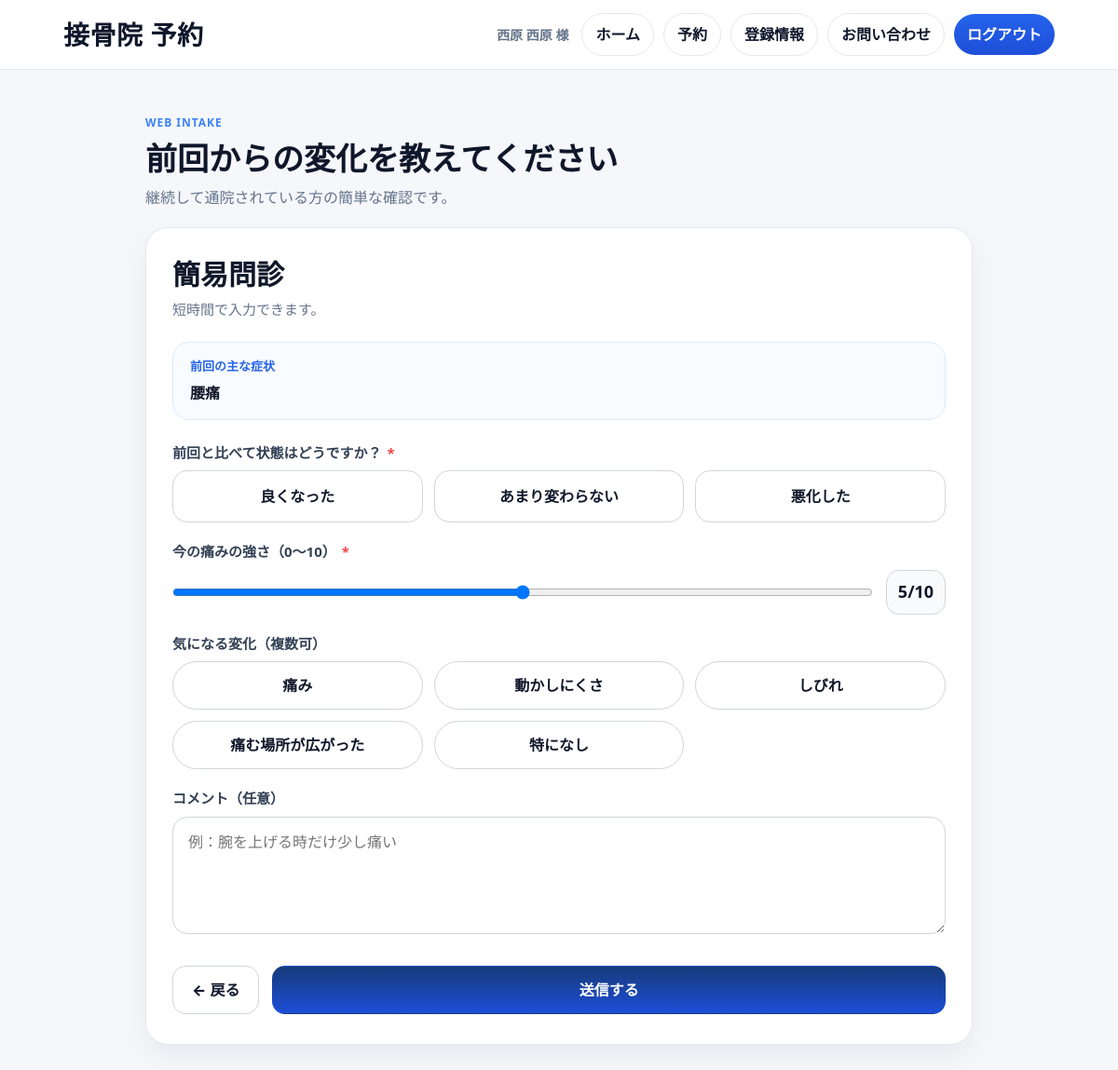
Screenshot of /intakes/appointment/10/followup/ (signed in) with the database file from the repository.
### apps/accounts/models.py (models this page shows)
class User(AbstractUser):
    class Role(models.TextChoices):
        ADMIN = "admin", "管理者"
        RECEPTION = "reception", "受付"
        PRACTITIONER = "practitioner", "施術者"
        PATIENT = "patient", "患者"
    clinic = models.ForeignKey(
        "clinics.Clinic",
        on_delete=models.CASCADE,
        null=True,
        blank=True,
        related_name="users",
    )
    role = models.CharField(
        max_length=20,
        choices=Role.choices,
        default=Role.PRACTITIONER,
    )

### apps/patients/models.py (models this page shows, shortened)
class Patient(models.Model):
    user = models.OneToOneField(
        settings.AUTH_USER_MODEL,
        on_delete=models.CASCADE,
        null=True,
        blank=True,
        related_name="patient_profile",
    )
    clinic = models.ForeignKey(
        "clinics.Clinic",
        on_delete=models.CASCADE,
        related_name="patients",
    )
    card_no = models.CharField(
        max_length=20,
        unique=True,
        editable=False,
    )
    last_name = models.CharField(max_length=50)
    first_name = models.CharField(max_length=50)
    last_name_kana = models.CharField(max_length=50)
    first_name_kana = models.CharField(max_length=50)
    birth_date = models.DateField()
    phone = models.CharField(max_length=20)
    address = models.CharField(max_length=255, blank=True)
    created_at = models.DateTimeField(auto_now_add=True)

### apps/intakes/models.py (models this page shows, shortened)
class Intake(models.Model):
    class SymptomType(models.TextChoices):
        ACUTE = "acute", "急性"
        CHRONIC = "chronic", "慢性"
        UNKNOWN = "unknown", "不明"
    clinic = models.ForeignKey(
        "clinics.Clinic",
        on_delete=models.CASCADE,
        related_name="intakes",
    )
    patient = models.ForeignKey(
        "patients.Patient",
        on_delete=models.CASCADE,
        related_name="intakes",
    )
    appointment = models.OneToOneField(
        "appointments.Appointment",
        on_delete=models.SET_NULL,
        null=True,
        blank=True,
        related_name="intake",
    )
    submitted_at = models.DateTimeField(null=True, blank=True)
    chief_complaint = models.CharField(max_length=255, blank=True)  # 主訴
    symptom_type = models.CharField(
        max_length=20,
        choices=SymptomType.choices,
        default=SymptomType.UNKNOWN,
    )
    onset = models.CharField(max_length=100, blank=True)  # いつから（選択＋自由記述）
    payload = models.JSONField(
        default=dict,
        blank=True,
        help_text="Web問診の詳細データ"
    )
    class Meta:
        ordering = ["-submitted_at"]
        indexes = [
            models.Index(fields=["clinic", "submitted_at"]),
            models.Index(fields=["clinic", "patient"]),
        ]

### apps/intakes/views.py (the view)
# urls.py: path("appointment/<int:appointment_id>/followup/", views.intake_followup_view, name="intake_followup"),
@login_required
def intake_followup_view(request, appointment_id):
    appt = get_object_or_404(Appointment, pk=appointment_id)
    try:
        _must_own_appointment(request.user, appt)
    except PermissionError:
        return HttpResponseForbidden("この予約にはアクセスできません。")
    intake, _ = Intake.objects.get_or_create(
        appointment=appt,
        defaults={"clinic": appt.clinic, "patient": appt.patient, "payload": {}},
    )
    payload = intake.payload or {}
    previous_intake = (
        Intake.objects
        .filter(patient=appt.patient)
        .exclude(appointment=appt)
        .exclude(chief_complaint__isnull=True)
        .exclude(chief_complaint__exact="")
        .order_by("-submitted_at", "-id")
        .first()
    )
    previous_complaint = previous_intake.chief_complaint if previous_intake else ""
    if request.method == "POST":
        form = FollowupIntakeForm(request.POST)
        if form.is_valid():
            cd = form.cleaned_data
            payload["visit_type"] = "followup"
            payload["followup"] = {
                "condition_change": cd.get("condition_change"),
                "pain_level": cd.get("pain_level"),
                "changes": cd.get("changes") or [],
                "comment": cd.get("comment", ""),
            }
            payload["meta"] = {
                **(payload.get("meta", {}) or {}),
                "intake_mode": "followup",
                "completed_steps": [1],
                "current_step": 1,
            }
            if previous_complaint and not intake.chief_complaint:
                intake.chief_complaint = previous_complaint
            intake.symptom_type = "followup"
            intake.onset = "followup"
            intake.payload = payload
            intake.submitted_at = timezone.now()
            intake.save()
            appt.status = Appointment.Status.BOOKED
            appt.save(update_fields=["status"])
            messages.success(request, "Web問診が完了し、予約が確定しました。")
            return redirect("intakes:intake_done", appointment_id=appt.id)
    else:
        form = FollowupIntakeForm(initial=payload.get("followup", {}))
    return render(request, "intakes/patient/intake_followup.html", {
        "appointment": appt,
        "form": form,
        "previous_complaint": previous_complaint,
    })

### apps/intakes/forms.py
class FollowupIntakeForm(forms.Form):
    condition_change = forms.ChoiceField(
        required=True,
        choices=FOLLOWUP_CHANGE_CHOICES,
        label="前回と比べて状態はどうですか？",
        widget=forms.RadioSelect
    )
    pain_level = forms.IntegerField(
        required=True,
        min_value=0,
        max_value=10,
        label="今の痛みの強さ（0〜10）",
        widget=forms.NumberInput(attrs={
            "type": "range",
            "min": "0",
            "max": "10",
            "step": "1",
            "value": "5",
            "class": "intake-range",
        }),
    )
    changes = forms.MultipleChoiceField(
        required=False,
        choices=FOLLOWUP_CHANGE_DETAIL_CHOICES,
        label="気になる変化（複数可）",
        widget=forms.CheckboxSelectMultiple
    )
    comment = forms.CharField(
        required=False,
        label="コメント（任意）",
        widget=forms.Textarea(attrs={
            "rows": 4,
            "class": "intake-textarea",
            "placeholder": "例：腕を上げる時だけ少し痛い"
        }),
    )

### apps/intakes/views.py (called while the page is built)
def _must_own_appointment(user, appt: Appointment):
    patient_user_id = getattr(appt.patient, "user_id", None)
    if not patient_user_id or patient_user_id != user.id:
        raise PermissionError("Permission denied")

### templates/intakes/patient/intake_followup.html (shortened to what this page needs)
{% extends "patients/patient_base.html" %}
{% block content %}
<div class="intake-shell">
  <div class="intake-top">
    <div class="intake-eyebrow">Web Intake</div>
    <h1 class="intake-title">前回からの変化を教えてください</h1>
    <div class="intake-sub">継続して通院されている方の簡単な確認です。</div>
  </div>
  <div class="wizard__card">
    <h2 class="wizard__title">簡易問診</h2>
    <p class="wizard__lead">短時間で入力できます。</p>
    {% if previous_complaint %}
      <div class="previous-box">
        <div class="previous-label">前回の主な症状</div>
        <div class="previous-text">{{ previous_complaint }}</div>
      </div>
    {% endif %}
    <form method="post" novalidate>
      <div class="field">
        <label class="field__label">{{ form.condition_change.label }}<span class="req">*</span></label>
        <div class="choice-grid">
          {% for radio in form.condition_change %}
            <div class="choice-card">
              <label for="{{ radio.id_for_label }}">{{ radio.choice_label }}</label>
            </div>
          {% endfor %}
        </div>
      </div>
      <div class="field">
        <label class="field__label">{{ form.pain_level.label }}<span class="req">*</span></label>
        <div class="severity-wrap">
          {{ form.pain_level }}
          <div class="severity-value"><span id="pain-level-value">5</span>/10</div>
        </div>
      </div>
      <div class="field">
        <label class="field__label">{{ form.changes.label }}</label>
        <div class="check-grid">
          {% for checkbox in form.changes %}
            <div class="check-chip">
              <label for="{{ checkbox.id_for_label }}">{{ checkbox.choice_label }}</label>
            </div>
          {% endfor %}
        </div>
      </div>
      <div class="field">
        <label class="field__label">{{ form.comment.label }}</label>
        <div class="field__control">{{ form.comment }}</div>
      </div>
      <div class="wizard__actions">
        <a class="btn" href="{% url 'intakes:intake_start' appointment.id %}">← 戻る</a>
        <button class="btn btn--primary" type="submit">送信する</button>
      </div>
    </form>
  </div>
</div>
{% endblock %}

### templates/patients/patient_base.html (shortened to what this page needs)
{% load patient_messages %}
<!doctype html>
<html lang="ja">
<head>
  <link href="https://cdn.jsdelivr.net/npm/bootstrap@5.3.3/dist/css/bootstrap.min.css" rel="stylesheet">
</head>
<body>
  <nav class="p-nav">
    <div class="p-nav-inner">
      <a href="{% url 'patients:dashboard' %}" class="p-brand">接骨院 予約</a>
      {% if user.is_authenticated %}
        <div class="p-desktop-nav">
          <div class="p-user">{% if user.patient_profile %}{{ user.patient_profile.last_name }} {{ user.patient_profile.first_name }} 様{% else %}患者様{% endif %}</div>
            <a href="{% url 'patients:dashboard' %}" class="p-btn p-btn-ghost">ホーム</a>
            <a href="{% url 'patients:my_appointments' %}" class="p-btn p-btn-ghost">予約</a>
            <a href="{% url 'patients:profile' %}" class="p-btn p-btn-ghost">登録情報</a>
            <a href="{% url 'patients:inquiry' %}" class="p-btn p-btn-ghost">お問い合わせ</a>
            <a href="{% url 'patients:logout' %}" class="p-btn p-btn-primary">ログアウト</a>
        </div>
      {% endif %}
    </div>
  </nav>
  <main class="p-wrap">
    {% block content %}{% endblock %}
  </main>
</body>
</html>

### templates/patients/patient_base.html (style rules this page uses)
:root { --bg:#f6f7fb; --card:#fff; --text:#0f172a; --muted:#64748b; --line:#e5e7eb; --brand:#2563eb; --brand2:#1d4ed8; --shadow:0 12px 30px rgba(15,23,42,.08); --r:18px; }
body { background:var(--bg); color:var(--text); }
.p-wrap { max-width:1100px; margin:0 auto; padding:24px 18px; }
.p-btn { display:inline-flex; align-items:center; justify-content:center; gap:.4rem; padding:10px 14px; border-radius:999px; border:1px solid var(--line); background:#fff; color:var(--text); text-decoration:none; font-weight:700; min-height:42px; transition:.2s ease; }
.p-btn-primary { background:linear-gradient(180deg,var(--brand),var(--brand2)); color:#fff; border:0; }
.p-btn-ghost { background:#fff; }
.p-nav { position:sticky; top:0; z-index:1040; background:rgba(255,255,255,.92); backdrop-filter:blur(10px); border-bottom:1px solid var(--line); }
.p-nav-inner { max-width:1100px; margin:0 auto; padding:14px 18px; display:flex; align-items:center; justify-content:space-between; gap:16px; }
.p-brand { font-weight:900; font-size:28px; letter-spacing:.02em; color:var(--text); text-decoration:none; white-space:nowrap; }
.p-desktop-nav { display:flex; align-items:center; gap:10px; flex-wrap:wrap; }
.p-user { color:var(--muted); font-size:14px; font-weight:700; margin-right:4px; white-space:nowrap; }

### templates/intakes/patient/intake_followup.html (style rules this page uses)
.intake-shell { max-width: 920px; margin: 0 auto; padding: 24px 16px 48px; }
.intake-top { margin-bottom: 18px; }
.intake-eyebrow { font-size: 12px; font-weight: 800; letter-spacing: .08em; color: #3b82f6; text-transform: uppercase; margin-bottom: 8px; }
.intake-title { font-size: 34px; font-weight: 900; margin: 0; line-height: 1.25; color: #0f172a; }
.intake-sub { margin-top: 8px; color: #64748b; font-size: 16px; }
.wizard__card { margin-top:20px; padding:32px 28px; border:1px solid #e5e7eb; border-radius:24px; background:#fff; box-shadow:0 12px 30px rgba(15,23,42,.06); }
.wizard__title { font-size:30px; font-weight:900; margin:0 0 8px; color:#0f172a; }
.wizard__lead { color:#64748b; margin:0 0 24px; font-size:15px; }
.previous-box { background:#f8fbff; border:1px solid #dbeafe; border-radius:18px; padding:16px 18px; margin-bottom:24px; }
.previous-label { font-size:13px; font-weight:800; color:#2563eb; margin-bottom:6px; }
.previous-text { font-size:16px; font-weight:700; color:#0f172a; }
.field { margin:20px 0; }
.field__label { display:block; margin-bottom:8px; color:#334155; font-weight:800; font-size:15px; }
.req { color:#ef4444; margin-left:6px; }
.choice-grid { display:grid; grid-template-columns:repeat(3, minmax(0,1fr)); gap:12px; }
.choice-card { position:relative; }
.choice-card label { display:flex; align-items:center; justify-content:center; min-height:56px; border:1px solid #d1d5db; border-radius:16px; background:#fff; font-weight:800; color:#0f172a; cursor:pointer; transition:.18s ease; text-align:center; padding:10px 12px; }
.check-grid { display:grid; grid-template-columns:repeat(3, minmax(0,1fr)); gap:12px; }
.check-chip { position:relative; }
.check-chip label { display:flex; align-items:center; justify-content:center; min-height:52px; border:1px solid #d1d5db; border-radius:999px; background:#fff; font-weight:700; cursor:pointer; transition:.18s ease; padding:10px 14px; text-align:center; }
.severity-wrap { display:flex; align-items:center; gap:14px; }
.severity-wrap input[type="range"] { flex:1; }
.severity-value { min-width:64px; height:48px; border-radius:14px; background:#f8fafc; border:1px solid #d1d5db; display:flex; align-items:center; justify-content:center; font-weight:900; font-size:18px; color:#0f172a; }
.field__control textarea { width:100%; border:1px solid #d1d5db; border-radius:16px; padding:14px 16px; font-size:16px; background:#fff; color:#0f172a; min-height:120px; resize:vertical; }
.wizard__actions { display:flex; gap:14px; margin-top:28px; flex-wrap:wrap; }
.btn { display:inline-flex; align-items:center; justify-content:center; min-height:52px; padding:0 20px; border-radius:14px; border:1px solid #d1d5db; background:#fff; text-decoration:none; font-weight:800; color:#0f172a; cursor:pointer; }
.btn--primary { flex:1; background:linear-gradient(180deg,#163b7a,#1d4ed8); color:#fff; border-color:transparent; }

### rows the page displays
User: patient_profile.last_name "西原", patient_profile.first_name "西原"
Intake: chief_complaint "腰痛"

### other values shown
{{ radio.choice_label }} "良くなった" "あまり変わらない" "悪化した"
{{ checkbox.choice_label }} "痛み" "動かしにくさ" "しびれ" "痛む場所が広がった" "特になし"
